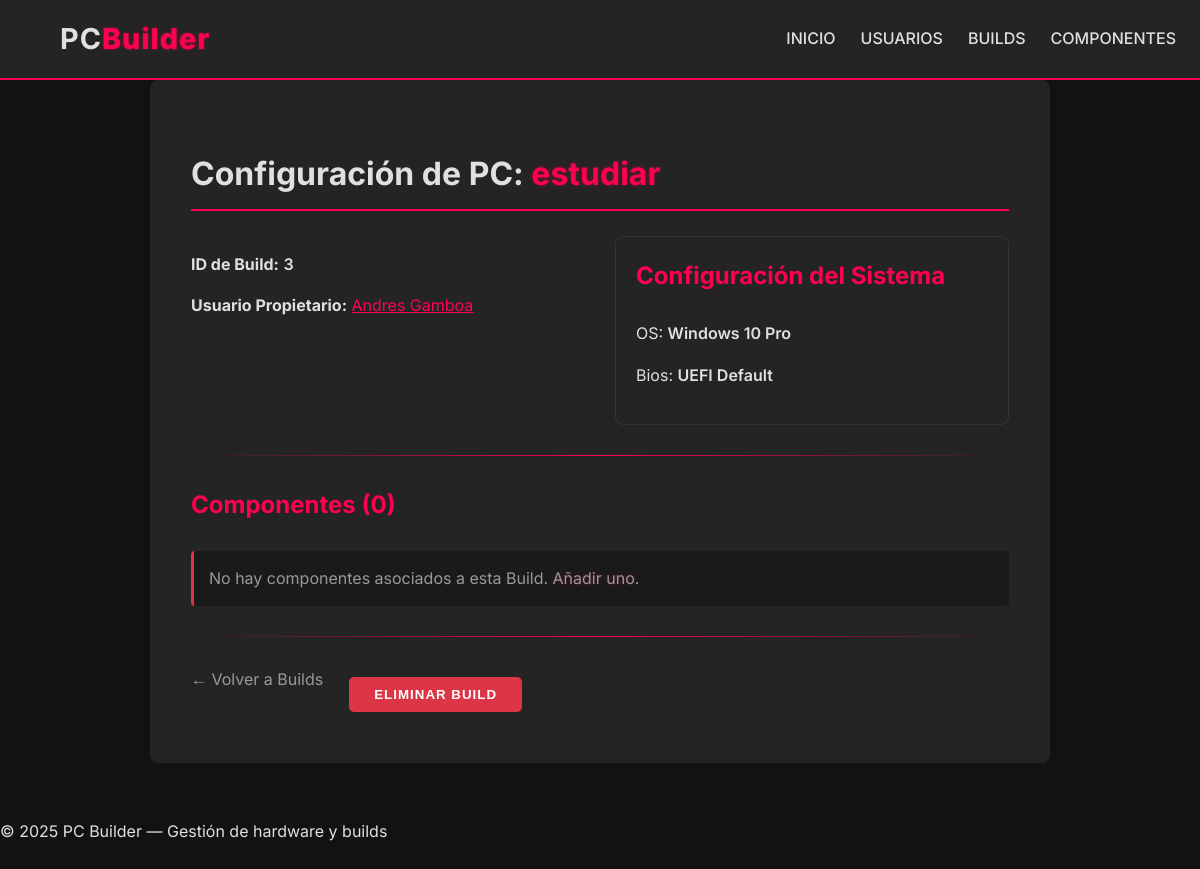
/builds/3, run on the app's committed database.
### models.py (models this page shows)
class Build(SQLModel, table=True):
    id: Optional[int] = Field(default=None, primary_key=True)
    name: str
    user_id: Optional[int] = Field(default=None, foreign_key="user.id")
    user: Optional[User] = Relationship(back_populates="builds")
    components: List["Component"] = Relationship(
        back_populates="builds", link_model=BuildComponentLink
    )
    configuration: Optional["Configuration"] = Relationship(
        back_populates="build", sa_relationship_kwargs={"uselist": False}
    )

class User(SQLModel, table=True):
    id: Optional[int] = Field(default=None, primary_key=True)
    name: str
    email: str
    image_url: Optional[str] = None
    builds: List["Build"] = Relationship(back_populates="user")

class Configuration(SQLModel, table=True):
    id: Optional[int] = Field(default=None, primary_key=True)
    build_id: Optional[int] = Field(default=None, foreign_key="build.id", unique=True)
    os: Optional[str] = None
    bios_version: Optional[str] = None
    build: Optional[Build] = Relationship(
        back_populates="configuration", sa_relationship_kwargs={"uselist": False}
    )

### router/build_router.py (the view)
@build_router.get("/{build_id}", response_class=HTMLResponse)
def get_build(request:Request, build_id: int, session:Session = Depends(get_session)):
    build = session.get(Build, build_id)
    if not build:
        raise HTTPException(404, "Build not found")
    return templates.TemplateResponse("builds/build_detail.html", {"request": request, "build": build})

### templates/builds/build_detail.html (shortened to what this page needs)
{% extends "base.html" %}
{% block content %}
<div class="detail-container">
    <div class="card detail-card build-detail-view">
        <div class="page-header-detail">
            <h2>Configuración de PC: <span class="accent-text">{{ build.name }}</span></h2>
        </div>
        <div class="details-grid-full-width">
            <div>
                <p><strong>ID de Build:</strong> <span class="data-value">{{ build.id }}</span></p>
                {% if build.user %}
                <p><strong>Usuario Propietario:</strong> <a href="/users/{{ build.user.id }}" class="user-link">{{
                        build.user.name }}</a></p>
                {% elif build.user_id %}
                <p><strong>Usuario ID:</strong> <span class="data-value">{{ build.user_id }}</span></p>
                {% endif %}
            </div>
            <div class="config-box">
                <h3 class="config-title">Configuración del Sistema</h3>
                <p>OS: <span class="data-value">{{ build.configuration.os or "—" }}</span></p>
                <p>Bios: <span class="data-value">{{ build.configuration.bios_version or "—" }}</span></p>
            </div>
        </div>
        <hr class="divider">
        <h3 class="list-title">Componentes ({{ build.components|length or 0 }})</h3>
        {% if build.components %}
        <div class="component-compact-grid">
            {% for c in build.components %}
            <div class="component-compact-card">
                <div class="card-badge-small {{ c.kind | lower }}">{{ c.kind }}</div>
                <a href="/components/{{ c.id }}" class="component-link-title">{{ c.name }}</a>
                <p class="component-brand">{{ c.brand }}</p>
                <span class="compact-price">${{ c.price }}</span>
            </div>
            {% endfor %}
        </div>
        {% else %}
        <p class="text-muted no-data-message">No hay componentes asociados a esta Build. <a href="/components"
                class="btn-link accent-text">Añadir uno</a>.</p>
        {% endif %}
        <hr class="divider">
        <div class="actions-group-buttons">
            <a href="/builds" class="btn-link">← Volver a Builds</a>
            <form action="/builds/{{ build.id }}/delete" method="post" style="display:inline;" onsubmit="return confirm('¿Eliminar esta build permanentemente?');">
                <button type="submit" class="btn-danger">Eliminar Build</button>
            </form>
        </div>
    </div>
</div>
{% endblock %}

### static/css/styles.css (style rules this page uses)
:root { --color-bg: #121212; --color-bg-light: #242424; --color-text: #E0E0E0; --color-accent: #FF0050; --color-shadow: rgba(255, 0, 80, 0.5); --color-success: #00FFC0; --color-danger: #dc3545; --color-text-muted: #999; }
.dark-theme { background-color: var(--color-bg); color: var(--color-text); font-family: 'Inter', sans-serif; line-height: 1.6; margin: 0; padding: 0; min-height: 100vh; }
a { color: var(--color-text); text-decoration: none; transition: color 0.3s ease, text-shadow 0.3s ease; }
.btn-primary, .btn-secondary, .btn-success, .btn-danger { display: inline-block; padding: 10px 25px; font-weight: 700; border-radius: 5px; text-transform: uppercase; letter-spacing: 1px; border: none; cursor: pointer; transition: all 0.3s ease; }
.btn-danger { margin: 10px; background-color: var(--color-danger); color: white; }
.card { background-color: var(--color-bg-light); padding: 25px; border-radius: 8px; border: 1px solid var(--color-bg-light); transition: transform 0.3s ease, box-shadow 0.3s ease, border-color 0.3s ease; }
.card h3 { color: var(--color-accent); font-size: 1.5rem; padding-bottom: 10px; margin-top: 0; }
.detail-container { max-width: 900px; margin: 0 auto; }
.detail-card { padding: 2.5rem; border: 1px solid var(--color-bg-light); }
.page-header-detail h2 { color: var(--color-text); font-size: 2rem; padding-bottom: 10px; border-bottom: 2px solid var(--color-accent); margin-bottom: 25px; }
.accent-text { color: var(--color-accent); text-shadow: 0 0 5px rgba(255, 0, 80, 0.3); }
.details-grid-full-width { display: grid; grid-template-columns: 1fr 1fr; gap: 30px; }
.data-value { color: var(--color-text); font-weight: 600; }
.divider { border: none; height: 1px; background: linear-gradient(90deg, transparent, var(--color-accent), transparent); margin: 30px 0; }
.list-title { color: var(--color-accent); font-size: 1.5rem; margin-top: 1.5rem; margin-bottom: 1rem; }
.actions-group-buttons { display: flex; gap: 1rem; margin-top: 1.5rem; }
.btn-link { color: var(--color-text-muted); transition: color 0.2s; }
.text-muted { color: var(--color-text-muted); }
.no-data-message { padding: 15px; background-color: #1a1a1a; border-left: 3px solid var(--color-danger); border-radius: 4px; }
.config-box { background-color: var(--color-bg-light); padding: 20px; border-radius: 8px; border: 1px solid #333; }
.config-title { color: #00FFC0; font-size: 1.3rem; margin-top: 0; margin-bottom: 10px; }
.user-link { color: var(--color-accent); text-decoration: underline; }

### data on the page
Build: name "estudiar", id "3"
User: user.name "Andres Gamboa"
Configuration: configuration "Windows 10 Pro", configuration "UEFI Default"

### other printed values
{{ build.components|length or 0 }} "0"
